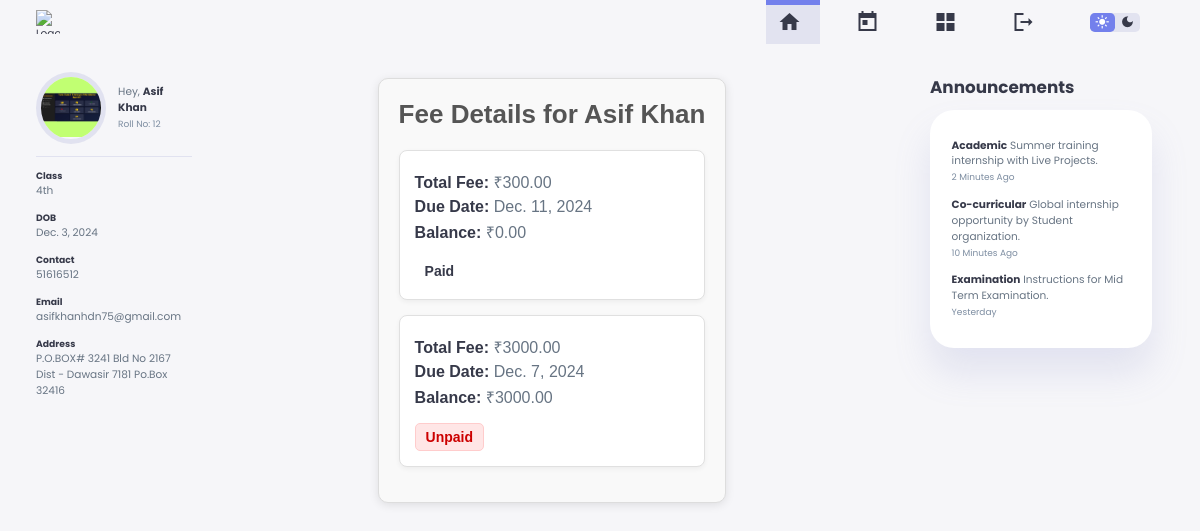
The app's page /student-fee-detail/ (signed in) with its own data.
### app1/models.py (models this page shows, shortened)
class Student(models.Model):
    user = models.OneToOneField(User, on_delete=models.CASCADE, related_name="student_profile")
    name = models.CharField(max_length=255)
    email = models.EmailField(max_length=255)
    phone_number = models.CharField(max_length=15)
    student_class = models.CharField(max_length=100)
    image = models.ImageField(upload_to='students/')
    authorized = models.BooleanField(default=False)
    roll_no = models.CharField(max_length=20)
    address = models.TextField()
    date_of_birth = models.DateField()
    joining_date = models.DateField()
    mother_name = models.CharField(max_length=255)
    father_name = models.CharField(max_length=255)

class Fee(models.Model):
    student = models.ForeignKey(Student, on_delete=models.CASCADE, related_name="fees")
    total_fee = models.DecimalField(max_digits=10, decimal_places=2)
    due_date = models.DateField()
    paid = models.BooleanField(default=False)
    balance = models.DecimalField(max_digits=10, decimal_places=2, default=0.00)
    added_month = models.PositiveIntegerField()
    added_year = models.PositiveIntegerField()

### app1/views.py (the view)
# urls.py: path('student-fee-detail/', views.student_fee_detail, name='student_fee_detail'),
@login_required
def student_fee_detail(request):
    student = get_object_or_404(Student, user=request.user)
    fee_details = Fee.objects.filter(student=student).order_by('-due_date')
    context = {
        'student': student,
        'fee_details': fee_details,
    }
    return render(request, 'student/student_fee_detail.html', context)

### templates/student/student_fee_detail.html (shortened to what this page needs)
{% load static %}
<!DOCTYPE html>
<html lang="en">
<head>
    <link rel="stylesheet" href="{% static 'style.css' %}">
</head>
<body>
    <header>
        <div class="logo" title="University Management System">
            <img src="https://apycoder.com/wp-content/uploads/2024/02/WhatsApp-Image-2024-02-10-at-2.31.50-PM-1.jpeg" alt="Logo">
        </div>
        <div class="navbar">
            <a href="{% url 'student_dashboard' %}" class="active">
                <span class="material-icons-sharp">home</span>
            </a>
            <a href="{%url 'student_attendance'%}" onclick="timeTableAll()">
                <span class="material-icons-sharp">today</span>
            </a>
            <a href="{% url 'student_fee_detail' %}">
                <span class="material-icons-sharp">grid_view</span>
            </a>
            <a href="{% url 'logout' %}">
                <span class="material-icons-sharp">logout</span>
            </a>
        </div>
        <div class="theme-toggler">
            <span class="material-icons-sharp active">light_mode</span>
            <span class="material-icons-sharp">dark_mode</span>
        </div>
    </header>
    <div class="container">
        <aside>
            <div class="profile">
                <div class="top">
                    <div class="profile-photo">
                        {% if student.image %}
                            <img src="{{ student.image.url }}" alt="Profile Photo">
                        {% else %}
                            <img src="{% static 'images/default_profile.jpg' %}" alt="Default Profile Photo">
                        {% endif %}
                    </div>
                    <div class="info">
                        <p>Hey, <b>{{ student.name }}</b></p>
                        <small class="text-muted">Roll No: {{ student.roll_no }}</small>
                    </div>
                </div>
                <div class="about">
                    <h5>Class</h5>
                    <p>{{ student.student_class }}</p>
                    <h5>DOB</h5>
                    <p>{{ student.date_of_birth }}</p>
                    <h5>Contact</h5>
                    <p>{{ student.phone_number }}</p>
                    <h5>Email</h5>
                    <p>{{ student.email }}</p>
                    <h5>Address</h5>
                    <p>{{ student.address }}</p>
                </div>
            </div>
        </aside>
        <div class="fee-container">
            <h1>Fee Details for {{ student.name }}</h1>
            <ul class="fee-list">
                {% for fee in fee_details %}
                    <li class="fee-record">
                        <p><strong>Total Fee:</strong> ₹{{ fee.total_fee }}</p>
                        <p><strong>Due Date:</strong> {{ fee.due_date }}</p>
                        <p><strong>Balance:</strong> ₹{{ fee.balance }}</p>
                        <span class="fee-status {% if not fee.paid %}unpaid{% endif %}">
                            {% if fee.paid %}Paid{% else %}Unpaid{% endif %}
                        </span>
                    </li>
                {% empty %}
                    <li class="no-fee-record">
                        <p>No fee details available.</p>
                    </li>
                {% endfor %}
            </ul>
        </div>
        <div class="right">
            <div class="announcements">
                <h2>Announcements</h2>
                <div class="updates">
                    <div class="message">
                        <p><b>Academic</b> Summer training internship with Live Projects.</p>
                        <small class="text-muted">2 Minutes Ago</small>
                    </div>
                    <div class="message">
                        <p><b>Co-curricular</b> Global internship opportunity by Student organization.</p>
                        <small class="text-muted">10 Minutes Ago</small>
                    </div>
                    <div class="message">
                        <p><b>Examination</b> Instructions for Mid Term Examination.</p>
                        <small class="text-muted">Yesterday</small>
                    </div>
                </div>
            </div>
        </div>
    </div>
</body>
</html>

### templates/student/student_fee_detail.html (style rules this page uses)
.fee-container { font-family: 'Arial', sans-serif; background-color: #f9f9f9; color: #333; border: 1px solid #ddd; border-radius: 10px; box-shadow: 0 2px 10px rgba(0, 0, 0, 0.1); padding: 20px; max-width: 800px; margin: 30px auto; }
.fee-container h1 { font-size: 26px; font-weight: bold; color: #555; text-align: center; margin-bottom: 20px; }
.fee-list { list-style: none; margin: 0; padding: 0; }
.fee-list .fee-record { background: #ffffff; border: 1px solid #e0e0e0; border-radius: 8px; margin-bottom: 15px; padding: 15px; box-shadow: 0 2px 5px rgba(0, 0, 0, 0.05); }
.fee-list .fee-record p { margin: 5px 0; font-size: 16px; }
.fee-list .fee-status { display: inline-block; padding: 5px 10px; font-size: 14px; border-radius: 5px; margin-top: 10px; font-weight: bold; }
.fee-list .fee-status.unpaid { background-color: #ffe6e6; color: #cc0000; border: 1px solid #ffcccc; }

### records on screen
Student: image (picture), name "Asif Khan", roll_no "12", student_class "4th", date_of_birth "Dec. 3, 2024", phone_number "51616512", email "asifkhanhdn75@gmail.com", address "P.O.BOX# 3241 Bld No 2167 Dist - Dawasir 7181 Po.Box 32416"
Fee: total_fee "300.00", due_date "Dec. 11, 2024", balance "0.00", paid "Paid"
Fee: total_fee "3000.00", due_date "Dec. 7, 2024", balance "3000.00", paid "Unpaid"
